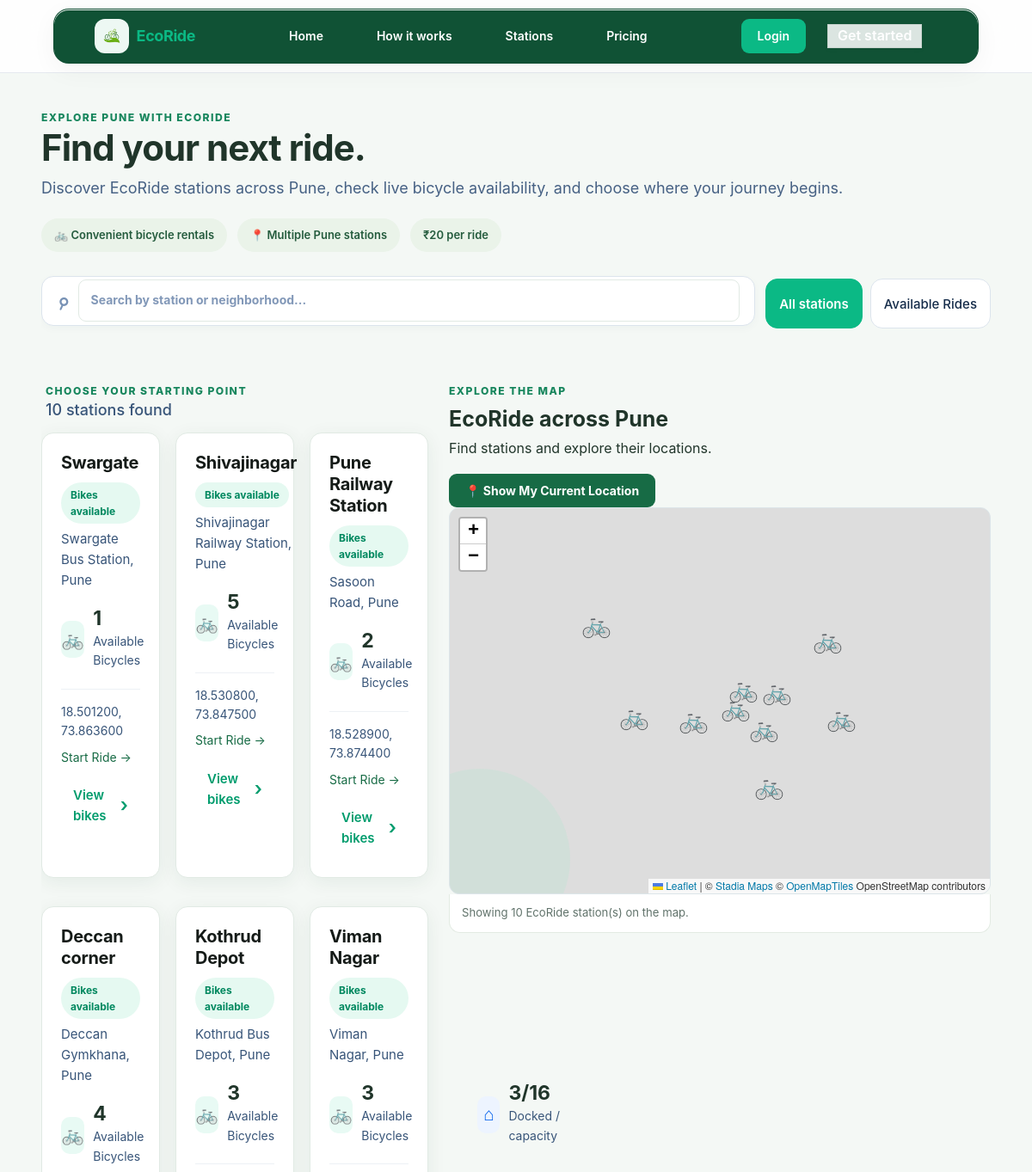
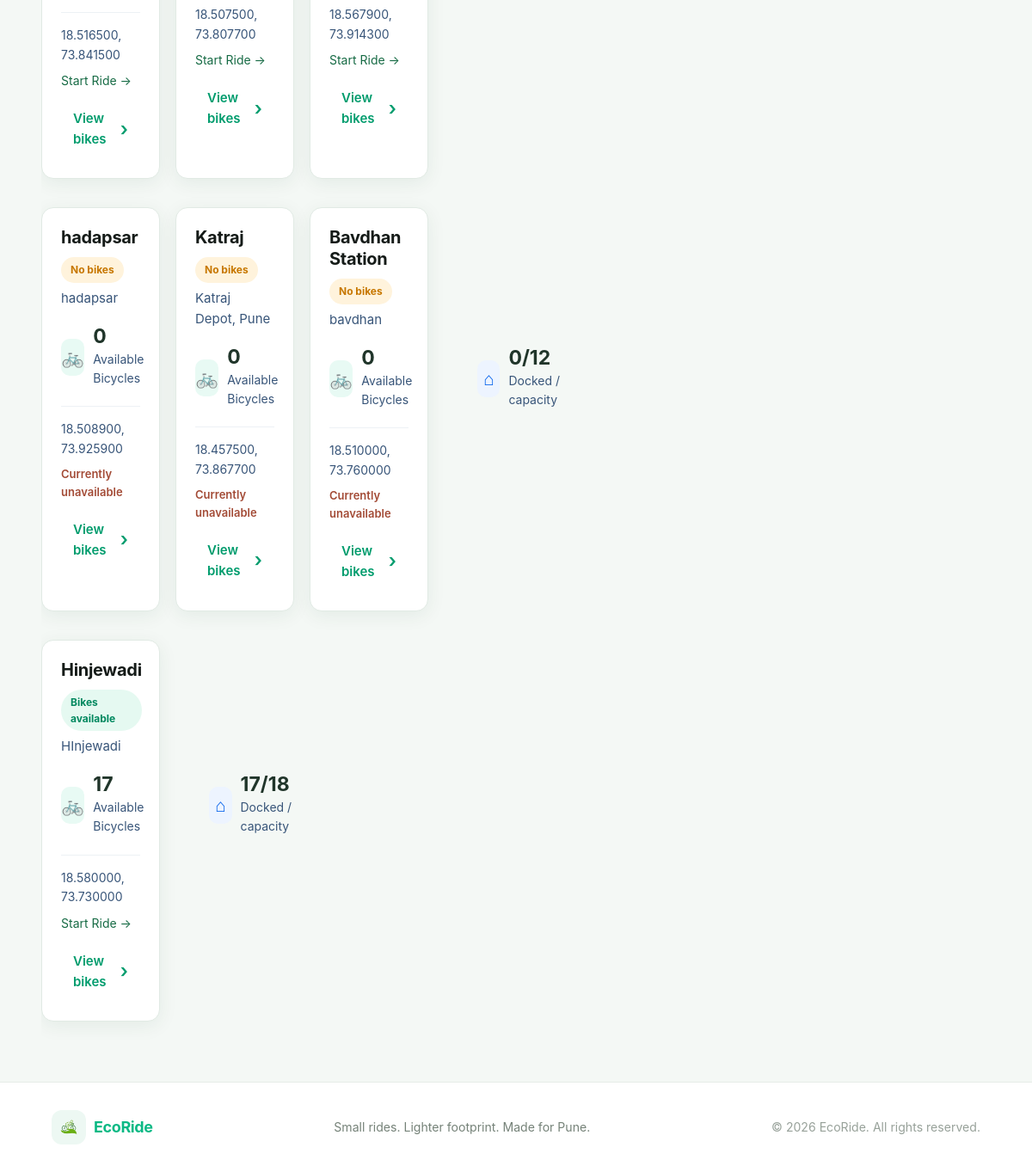
Page /stations/ on the committed database (2 pictures, top to bottom).
### core/models.py (models this page shows, shortened)
class Station(models.Model):
    name = models.CharField(max_length=100)
    address = models.CharField(max_length=255)
    latitude = models.DecimalField(max_digits=9, decimal_places=6)
    longitude = models.DecimalField(max_digits=9, decimal_places=6)
    capacity = models.PositiveIntegerField(default=12)
    is_active = models.BooleanField(default=True)
    class Meta:
        ordering = ["name"]

### core/views.py (the view)
# urls.py: path("stations/", views.station_list, name="stations"),
def station_list(request):
    stations = Station.objects.filter(is_active=True).annotate(
        available_count=Count(
            "bicycles",
            filter=Q(bicycles__status=Bicycle.Status.AVAILABLE),
            distinct=True,
        ),
        docked_count=Count(
            "bicycles",
            filter=~Q(bicycles__status=Bicycle.Status.RENTED),
            distinct=True,
        ),
    )
    station_map_data = [
        {
            "id": station.pk,
            "name": station.name,
            "latitude": float(station.latitude),
            "longitude": float(station.longitude),
            "available_count": station.available_count,
            "address": station.address,
            "url": reverse("station_detail", args=[station.pk]),
        }
        for station in stations
    ]
    return render(
        request,
        "core/stations.html",
        {"stations": stations, "station_map_data": station_map_data},
    )

### core/context_processors.py (called while the page is built)
def site_settings(request):
    return {
        "google_maps_api_key": settings.GOOGLE_MAPS_API_KEY,
        "razorpay_key_id": settings.RAZORPAY_KEY_ID,
        "payments_enabled": bool(
            settings.RAZORPAY_KEY_ID and settings.RAZORPAY_KEY_SECRET
        ),
    }

### templates/core/stations.html (shortened to what this page needs)
{% extends "base.html" %}
{% load static %}
{% block design_styles %}
<link rel="stylesheet" href="{% static 'core/integrated/Stations.css' %}">
<link rel="stylesheet" href="https://unpkg.com/leaflet@1.9.4/dist/leaflet.css">
{% endblock %}
{% block content %}
<section class="station-intro">
  <span class="eco-eyebrow">Explore Pune with EcoRide</span>
  <h1>Find your next ride.</h1>
  <p>
    Discover EcoRide stations across Pune, check live bicycle
    availability, and choose where your journey begins.
  </p>
  <div class="station-intro-highlights">
    <span>🚲 Convenient bicycle rentals</span>
    <span>📍 Multiple Pune stations</span>
    <span>₹20 per ride</span>
  </div>
</section>
<section class="station-controls" aria-label="Search and filter stations">
  <label class="search-form" for="station-search">
    <span class="search-icon" aria-hidden="true">⌕</span>
    <input
      type="search"
      id="station-search"
      placeholder="Search by station or neighborhood..."
      autocomplete="off"
    >
  </label>
  <div class="filters" role="group" aria-label="Filter stations">
    <button
      class="filter active"
      type="button"
      data-station-filter="all"
      aria-pressed="true"
    >
      All stations
    </button>
    <button
      class="filter"
      type="button"
      data-station-filter="available"
      aria-pressed="false"
    >
      Available Rides
    </button>
  </div>
</section>
<section class="station-content">
  <section class="station-list" aria-label="Pune EcoRide stations">
    <header class="list-header">
      <div>
        <span class="eco-eyebrow">Choose your starting point</span>
        <h2 id="station-result-count">
          {{ stations|length }} stations found
        </h2>
      </div>
    </header>
    <div class="station-cards">
      {% for station in stations %}
      <article
        class="station-card"
        data-station-card
        data-name="{{ station.name|lower }}"
        data-address="{{ station.address|lower }}"
        data-available="{{ station.available_count }}"
      >
        <header class="card-header">
          <div>
            <div class="station-title">
              <h3>{{ station.name }}</h3>
              <span class="status {% if station.available_count %}available{% else %}limited{% endif %}">
                {% if station.available_count %}
                  Bikes available
                {% else %}
                  No bikes
                {% endif %}
              </span>
            </div>
            <p class="location">
              {{ station.address }}
            </p>
          </div>
        </header>
        <div class="station-stats">
          <div class="stat">
            <div class="stat-icon bike-icon" aria-hidden="true">
              🚲
            </div>
            <div>
              <strong>{{ station.available_count }}</strong>
              <span>Available Bicycles</span>
            </div>
          </div>
          <div class="stat">
            <div class="stat-icon slot-icon" aria-hidden="true">
              ⌂
            </div>
            <div>
              <strong>
                {{ station.docked_count }}/{{ station.capacity }}
              </strong>
              <span>Docked / capacity</span>
            </div>
          </div>
        </div>
        <footer class="card-footer">
          <span class="station-coordinates">
            {{ station.latitude }}, {{ station.longitude }}
          </span>
          <div class="station-actions">
            {% if station.available_count %}
              <a
                class="station-directions start-ride-btn"
                href="{% url 'start_ride' station.id %}"
              >
                Start Ride <span aria-hidden="true">→</span>
              </a>
            {% else %}
              <span class="station-unavailable">
                Currently unavailable
              </span>
            {% endif %}
            <a
              class="view-btn"
              href="{% url 'station_detail' station.id %}"
            >
              View bikes <span aria-hidden="true">›</span>
            </a>
          </div>
        </footer>
      </article>
      {% empty %}
      <p class="eco-empty">
        No Pune stations are active yet.
        Please check back soon!
      </p>
      {% endfor %}
    </div>
  </section>
  <aside
    class="map-container"
    aria-label="Interactive EcoRide station map"
  >
    <div class="map-heading">
      <div>
        <span class="eco-eyebrow">Explore the map</span>
        <h2>EcoRide across Pune</h2>
        <p>Find stations and explore their locations.</p>
      </div>
    </div>
    <button type="button" id="my-location-btn">
      📍 Show My Current Location
    </button>
    <div
      id="station-map"
      class="map"
      data-map-data-url="{% url 'station_map_data' %}"
      role="region"
      aria-label="Interactive map of EcoRide stations in Pune"
      tabindex="0"
    ></div>
    <div
      class="map-status"
      id="map-status"
      role="status"
      aria-live="polite"
    >
    </div>
  </aside>
</section>
{% endblock %}

### templates/base.html (shortened to what this page needs)
{% load static %}
<!doctype html>
<html lang="en">
<head>
  <link rel="stylesheet" href="{% static 'core/integrated/style.css' %}">
  {% block design_styles %}{% endblock %}
  <link rel="stylesheet" href="{% static 'core/integrated-app.css' %}">
</head>
<body>
  <header class="site-header">
    <nav class="navbar" aria-label="Main navigation">
      <a class="logo" href="{% url 'home' %}" aria-label="EcoRide home">
        <div class="logo-icon">
          <img src="{% static 'core/integrated/cycle-removebg-preview.png' %}" alt="">
        </div>
        <span>Eco<span class="logo-accent">Ride</span></span>
      </a>
      <ul class="nav-links" id="navLinks">
        <li><a href="{% url 'home' %}">Home</a></li>
        <li><a href="{% url 'home' %}#how-it-works">How it works</a></li>
        <li><a href="{% url 'stations' %}">Stations</a></li>
        <li><a href="{% url 'home' %}#pricing">Pricing</a></li>
      </ul>
      <div class="nav-buttons">
        {% if user.is_authenticated %}
        <a class="login-btn" href="{% url 'dashboard' %}">
          My rides
        </a>
        {% if user.is_staff %}
        <a class="start-btn" href="{% url 'staff_dashboard' %}">
          Operations
        </a>
        {% endif %}
        <form method="post" action="{% url 'logout' %}" class="inline-form">
          {% csrf_token %}
          <button class="nav-logout" type="submit">Sign out</button>
        </form>
        {% else %}
        <a class="login-btn" href="{% url 'login' %}">Login</a>
        <a class="start-btn" href="{% url 'signup' %}">Get started</a>
        {% endif %}
      </div>
    </nav>
  </header>
  <main id="main-content">
    {% block content %}{% endblock %}
  </main>
  <footer class="eco-footer">
    <a class="logo" href="{% url 'home' %}" aria-label="EcoRide home">
      <div class="logo-icon">
        <img src="{% static 'core/integrated/cycle-removebg-preview.png' %}" alt="">
      </div>
      <span>Eco<span class="logo-accent">Ride</span></span>
    </a>
    <span>Small rides. Lighter footprint. Made for Pune.</span>
    <span class="footer-copyright">
      &copy; {% now "Y" %} EcoRide. All rights reserved.
    </span>
  </footer>
</body>
</html>

### core/static/core/integrated/style.css (style rules this page uses)
* { margin: 0; padding: 0; box-sizing: border-box; }
html { scroll-behavior: smooth; overflow-x: hidden; }
body { font-family: -apple-system, BlinkMacSystemFont, "SF Pro Display", "Segoe UI", Roboto, Helvetica, Arial, sans-serif; background: #f7faf8; color: #17231f; overflow-x: hidden; }
button, a { font-family: inherit; }
.site-header { position: sticky; top: 0; z-index: 1000; width: 100%; padding: 12px 20px; background: rgba(255, 255, 255, 0.72); backdrop-filter: blur(22px); -webkit-backdrop-filter: blur(22px); border-bottom: 1px solid rgba(20, 40, 32, 0.06); }
.navbar { width: min(1250px, 100%); height: 62px; margin: auto; padding: 0 10px 0 14px; display: flex; align-items: center; background: rgba(255, 255, 255, 0.82); border: 1px solid rgba(20, 40, 32, 0.07); border-radius: 18px; box-shadow: 0 8px 30px rgba(20, 40, 32, 0.045), inset 0 1px 0 rgba(255, 255, 255, 0.9); backdrop-filter: blur(20px); -webkit-backdrop-filter: blur(20px); }
.logo { display: flex; align-items: center; gap: 9px; text-decoration: none; color: #14211c; flex-shrink: 0; }
.logo-icon { width: 40px; height: 40px; display: flex; align-items: center; justify-content: center; border-radius: 12px; background: #edf8f3; overflow: hidden; }
.logo-icon img { width: 60px; height: 60px; object-fit: contain; transition: transform 0.3s ease; }
.logo span { font-size: 18px; font-weight: 650; letter-spacing: -0.4px; }
.nav-links { display: flex; align-items: center; justify-content: center; gap: 2px; list-style: none; flex: 1; margin: 0 20px; }
.nav-links a { display: block; padding: 9px 11px; text-decoration: none; color: #66736e; font-size: 13.5px; font-weight: 500; border-radius: 9px; transition: color 0.2s ease, background 0.2s ease; }
.nav-buttons { display: flex; align-items: center; gap: 7px; flex-shrink: 0; }
.login-btn { padding: 0 10px; border: none; background: transparent; color: #34413c; }
.start-btn { padding: 0 14px; border: 1px solid rgba(30, 50, 42, 0.10); background: rgba(255, 255, 255, 0.85); color: #18251f; box-shadow: 0 2px 6px rgba(20, 40, 32, 0.035); }
main { width: 100%; overflow: hidden; }
.station-title { display: flex; align-items: center; gap: 12px; margin-bottom: 18px; }
.station-title h3 { margin: 0; font-size: 16px; font-weight: 600; color: white; }
.view-btn { width: 100%; padding: 11px 14px; border: 1px solid rgba(255, 255, 255, 0.2); border-radius: 12px; background: rgba(255, 255, 255, 0.15); color: white; display: flex; align-items: center; justify-content: center; gap: 8px; cursor: pointer; transition: 0.3s ease; }
@media (max-width: 1200px) { .site-header { padding: 10px 15px; } }
@media (max-width: 1200px) { .navbar { height: 60px; } }
@media (max-width: 1200px) { .nav-links { margin: 0 10px; } }
@media (max-width: 1200px) { .nav-links a { padding: 8px 8px; font-size: 12.5px; } }
@media (max-width: 1200px) { .start-btn { padding: 0 11px; } }
@media (max-width: 1200px) { .station-card { left: -20px; width: 325px; } }
.station-cards { display: grid; grid-template-columns: repeat(3, 1fr); gap: 18px; }
.station-title { display: flex; align-items: center; flex-wrap: wrap; gap: 8px; }
.station-title h3 { margin: 0; color: #151b18; font-size: 18px; font-weight: 750; letter-spacing: -0.3px; }
.available, .limited, .full { display: inline-flex; align-items: center; gap: 5px; padding: 4px 8px; border-radius: 50px; font-size: 10px; font-weight: 700; }
.available { color: #078f63; background: rgba(8, 173, 118, 0.09); }
.limited { color: #bd7607; background: rgba(238, 166, 61, 0.10); }
.bike-icon { background: rgba(8, 173, 118, 0.10); }

### rows in the picture
Station: name "Swargate", shows "Bikes available", address "Swargate Bus Station, Pune", available_count "1", latitude "18.501200", longitude "73.863600", shows "Start Ride"
Station: name "Shivajinagar", shows "Bikes available", address "Shivajinagar Railway Station, Pune", available_count "5", latitude "18.530800", longitude "73.847500", shows "Start Ride"
Station: name "Pune Railway Station", shows "Bikes available", address "Sasoon Road, Pune", available_count "2", latitude "18.528900", longitude "73.874400", shows "Start Ride"
Station: name "Deccan corner", shows "Bikes available", address "Deccan Gymkhana, Pune", available_count "4", latitude "18.516500", longitude "73.841500", shows "Start Ride"
Station: name "Kothrud Depot", shows "Bikes available", address "Kothrud Bus Depot, Pune", available_count "3", latitude "18.507500", longitude "73.807700", shows "Start Ride"
Station: name "Viman Nagar", shows "Bikes available", address "Viman Nagar, Pune", available_count "3", docked_count "3", capacity "16", latitude "18.567900", longitude "73.914300", shows "Start Ride"
Station: name "hadapsar", shows "No bikes", address "hadapsar", available_count "0", latitude "18.508900", longitude "73.925900", shows "Currently unavailable"
Station: name "Katraj", shows "No bikes", address "Katraj Depot, Pune", available_count "0", latitude "18.457500", longitude "73.867700", shows "Currently unavailable"
Station: name "Bavdhan Station", shows "No bikes", address "bavdhan", available_count "0", docked_count "0", capacity "12", latitude "18.510000", longitude "73.760000", shows "Currently unavailable"
Station: name "Hinjewadi", shows "Bikes available", address "HInjewadi", available_count "17", docked_count "17", capacity "18", latitude "18.580000", longitude "73.730000", shows "Start Ride"

### other values in the picture
{{ stations|length }} "10"
